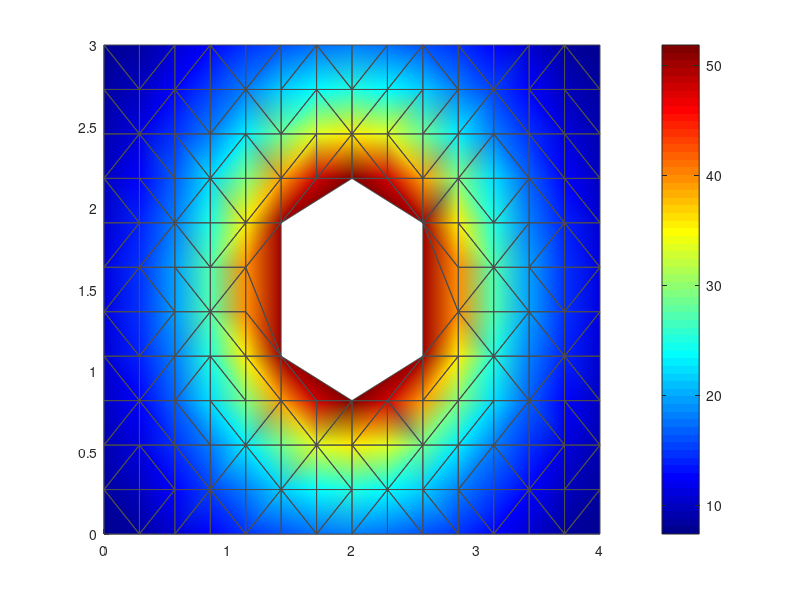

This chart was generated by the following MATLAB code: (Note: this script raises an error after producing the figure.)
%% Demo: Visualización para los 5 tipos de elementos FEM
%% Todos usan `patch` — sólo cambia la malla y la variable graficada
close all
mkdir('demo_fem_elementos');

%% Mall arbitraria T3 (Delaunay) en una placa con hueco circular
% Esta misma malla la reutilizamos para membrana, plate, shell
[xg, yg] = meshgrid(linspace(0,4,15), linspace(0,3,12));
xn = xg(:); yn = yg(:);
% Quitar puntos dentro del hueco circular
mask = (xn-2).^2 + (yn-1.5).^2 > 0.6^2;
xn = xn(mask); yn = yn(mask);
tri = delaunay(xn, yn);
% Filtrar triángulos cuyo centroide cae dentro del hueco
% (centroide por columnas: indexar un vector por una columna preserva la forma)
cx = (xn(tri(:,1)) + xn(tri(:,2)) + xn(tri(:,3))) / 3;
cy = (yn(tri(:,1)) + yn(tri(:,2)) + yn(tri(:,3))) / 3;
tri = tri((cx-2).^2 + (cy-1.5).^2 > 0.6^2, :);

%% =====================================================================
%% 1. MEMBRANA — plane stress, tensión en plano
%% Variable: σ_vm (von Mises) por NODO (color interpolado)
%% =====================================================================
% σ_vm simulada: concentración alrededor del hueco
r2 = (xn-2).^2 + (yn-1.5).^2;
sigma_vm = 100e6 * (1 ./ (r2 + 0.5)) / 2;   % Pa

figure('Position',[100 100 900 500]);
patch('Faces', tri, 'Vertices', [xn yn], ...
      'FaceVertexCData', sigma_vm/1e6, ...
      'FaceColor', 'interp', 'EdgeColor', [.3 .3 .3], 'LineWidth', 0.5);
colormap(jet); cb = colorbar; cb.Label.String = '\sigma_{vm} (MPa)';
title('1. MEMBRANA — \sigma_{vm} (von Mises) nodal, plane stress');
xlabel('x (m)'); ylabel('y (m)'); axis equal tight;
saveas(gcf,'demo_fem_elementos/01_membrana.png');

%% =====================================================================
%% 2. PLATE THIN (Kirchhoff) — flexión fuera del plano
%% Variable: w (flecha) — plot 2D planta + plot 3D deformada
%% =====================================================================
% Flecha w simulada (mayor en el centro lejos del hueco)
w = 5*sin(pi*xn/4).*sin(pi*yn/3);    % mm
% Bajar la zona cerca del hueco
w = w .* (1 - exp(-r2*2));

figure('Position',[100 100 1200 500]);
% (a) Planta con color = w
subplot(1,2,1);
patch('Faces', tri, 'Vertices', [xn yn], ...
      'FaceVertexCData', w, 'FaceColor','interp', 'EdgeColor','none');
colormap(jet); cb = colorbar; cb.Label.String = 'w (mm)';
title('2a. PLATE THIN — flecha w (planta)');
xlabel('x'); ylabel('y'); axis equal tight;
% (b) Deformada 3D con color = M_xx (simulado curvatura local)
% M_xx ≈ -D · ∂²w/∂x²  (curvatura) — aproximación por gradiente
M_xx = -50 * w;   % proxy: flecha negativa donde M_xx es máximo
subplot(1,2,2);
patch('Faces', tri, 'Vertices', [xn yn w], ...
      'FaceVertexCData', M_xx, 'FaceColor','interp', 'EdgeColor','none');
colormap(jet); cb = colorbar; cb.Label.String = 'M_{xx} proxy';
title('2b. PLATE THIN — deformada 3D coloreada por M_{xx}');
xlabel('x'); ylabel('y'); zlabel('w (mm)'); view(40,30);
saveas(gcf,'demo_fem_elementos/02_plate_thin.png');

%% =====================================================================
%% 3. PLATE THICK (Mindlin) — incluye cortante transversal
%% Variable adicional: V_x, V_y por elemento (no nodal en Mindlin clásico)
%% =====================================================================
% Cortante V_x por elemento (centroide)
ex = (xn(tri(:,1)) + xn(tri(:,2)) + xn(tri(:,3))) / 3;  % centroide elemental
ey = (yn(tri(:,1)) + yn(tri(:,2)) + yn(tri(:,3))) / 3;
V_x_elem = 100 * cos(pi*ex/4) .* sin(pi*ey/3);  % kN/m, simulado

figure('Position',[100 100 900 500]);
patch('Faces', tri, 'Vertices', [xn yn], ...
      'FaceVertexCData', V_x_elem, 'FaceColor','flat', ...   % flat = un color por elemento
      'EdgeColor', [.3 .3 .3], 'LineWidth', 0.4);
colormap(jet); cb = colorbar; cb.Label.String = 'V_x (kN/m)';
title('3. PLATE THICK (Mindlin) — V_x por ELEMENTO (FaceColor=flat)');
xlabel('x (m)'); ylabel('y (m)'); axis equal tight;
saveas(gcf,'demo_fem_elementos/03_plate_thick.png');

%% =====================================================================
%% 4. SHELL THIN — cáscara curva 3D (membrana + plate combinado)
%% Variable: σ_vm sobre superficie curva
%% =====================================================================
% Generamos una cáscara cilíndrica con malla triangular
nU = 30; nV = 15;
U = linspace(0, pi, nU);
V_ = linspace(0, 4, nV);
[Ug, Vg] = meshgrid(U, V_);
R_cyl = 2;
Xs = R_cyl*cos(Ug);
Ys = Vg;
Zs = R_cyl*sin(Ug);
Xs_v = Xs(:); Ys_v = Ys(:); Zs_v = Zs(:);
% Conectividad: cada cuadrángulo → 2 triángulos
tri_s = [];
for j = 1:nV-1
    for i = 1:nU-1
        n1 = (j-1)*nU + i;
        n2 = n1 + 1;
        n3 = n1 + nU + 1;
        n4 = n1 + nU;
        tri_s = [tri_s; n1 n2 n3; n1 n3 n4];
    end
end
% σ_vm sobre la cáscara (máximo en el ápice z=R, y=L/2)
dist_apice = (Xs_v - 0).^2 + (Ys_v - 2).^2 + (Zs_v - R_cyl).^2;
sigma_shell = 80e6 * exp(-dist_apice/3);

figure('Position',[100 100 900 600]);
patch('Faces', tri_s, 'Vertices', [Xs_v Ys_v Zs_v], ...
      'FaceVertexCData', sigma_shell/1e6, 'FaceColor','interp', ...
      'EdgeColor', [.3 .3 .3], 'LineWidth', 0.2);
colormap(jet); cb = colorbar; cb.Label.String = '\sigma_{vm} (MPa)';
title('4. SHELL THIN — cáscara cilíndrica curva, \sigma_{vm}');
xlabel('x'); ylabel('y'); zlabel('z'); view(35,25);
axis equal; light; lighting gouraud;
saveas(gcf,'demo_fem_elementos/04_shell_thin.png');

%% =====================================================================
%% 5. SHELL THICK — igual que thin pero con cortantes transversales
%% Visualización idéntica + segundo plot del cortante V_xz
%% =====================================================================
% V_xz por elemento (centroide)
ex_s = (Xs_v(tri_s(:,1)) + Xs_v(tri_s(:,2)) + Xs_v(tri_s(:,3))) / 3;
ey_s = (Ys_v(tri_s(:,1)) + Ys_v(tri_s(:,2)) + Ys_v(tri_s(:,3))) / 3;
ez_s = (Zs_v(tri_s(:,1)) + Zs_v(tri_s(:,2)) + Zs_v(tri_s(:,3))) / 3;
V_xz = 30 * sin(2*pi*ex_s/4) .* cos(pi*ey_s/4);

figure('Position',[100 100 900 600]);
patch('Faces', tri_s, 'Vertices', [Xs_v Ys_v Zs_v], ...
      'FaceVertexCData', V_xz, 'FaceColor','flat', ...
      'EdgeColor', [.4 .4 .4], 'LineWidth', 0.2);
colormap(jet); cb = colorbar; cb.Label.String = 'V_{xz} (kN/m)';
title('5. SHELL THICK (Mindlin shell) — V_{xz} por elemento');
xlabel('x'); ylabel('y'); zlabel('z'); view(35,25);
axis equal; light; lighting gouraud;
saveas(gcf,'demo_fem_elementos/05_shell_thick.png');

%% =====================================================================
%% 6. LAYERED SHELL (composite) — 3 capas separadas verticalmente
%% Una vista que apila las 3 capas en z (separadas para visualizar)
%% =====================================================================
figure('Position',[100 100 1100 600]); hold on;

% Capa 1 (fibra a 0°): σ_xx alta
layer1_z = 0;
sigma_L1 = 150e6 * sin(pi*Xs_v/4) .* cos(pi*Ys_v/4);
patch('Faces', tri_s, 'Vertices', [Xs_v Ys_v Zs_v+layer1_z], ...
      'FaceVertexCData', sigma_L1/1e6, 'FaceColor','interp', ...
      'EdgeColor','none', 'FaceAlpha', 1);

% Capa 2 (fibra a 90°): rotada, σ_yy alta
layer2_z = 0.8;
sigma_L2 = 100e6 * cos(pi*Xs_v/4) .* sin(pi*Ys_v/4);
patch('Faces', tri_s, 'Vertices', [Xs_v Ys_v Zs_v+layer2_z], ...
      'FaceVertexCData', sigma_L2/1e6, 'FaceColor','interp', ...
      'EdgeColor','none', 'FaceAlpha', 1);

% Capa 3 (fibra a 45°): mezcla
layer3_z = 1.6;
sigma_L3 = 80e6 * (sin(pi*Xs_v/4) + cos(pi*Ys_v/4))/2;
patch('Faces', tri_s, 'Vertices', [Xs_v Ys_v Zs_v+layer3_z], ...
      'FaceVertexCData', sigma_L3/1e6, 'FaceColor','interp', ...
      'EdgeColor','none', 'FaceAlpha', 1);

text(-2.5, 0, R_cyl, 'Capa 1 (0°)', 'FontSize',11, 'Color','k');
text(-2.5, 0, R_cyl+0.8, 'Capa 2 (90°)', 'FontSize',11, 'Color','k');
text(-2.5, 0, R_cyl+1.6, 'Capa 3 (45°)', 'FontSize',11, 'Color','k');

colormap(jet); cb = colorbar; cb.Label.String = '\sigma (MPa)';
title('6. LAYERED SHELL — 3 capas separadas, σ por capa');
xlabel('x'); ylabel('y'); zlabel('z'); view(35,20);
axis equal; light; lighting gouraud;
saveas(gcf,'demo_fem_elementos/06_layered_shell.png');

disp('Done');
exit;
